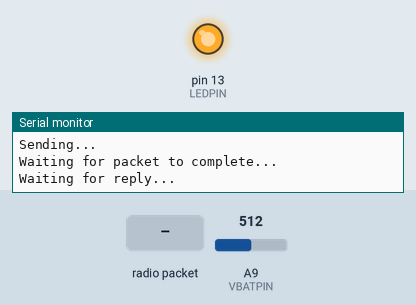
Recording of a sketch running on a simulated Arduino Mega 2560, built with avr-gcc and run on an emulated ATmega2560. Parts: output pins drawn as LEDs (lit = HIGH), the last lines printed to the serial monitor. Inputs (shaded band) come from the test bench; at power-on: A9 (VBATPIN) = 512. No radio packets arrive unless stated; pins used as bus, display or sensor lines are not drawn.

Above: at 1.4 s.
1.5 s: radio packet "1" arrives
At 2.9 s:
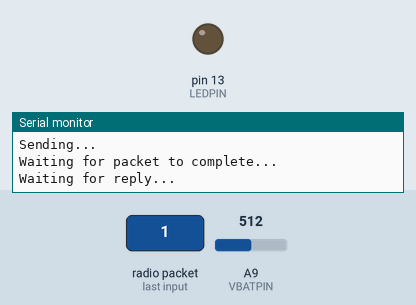
Timing chart, 0 to 13.4 s (numbered marks = the images above; inputs shaded):
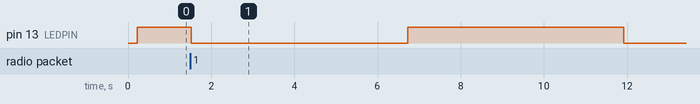

The sketch:

Arduino_Junior_IOT_2018_2_Lora32u4_radio_test.ino
```cpp
//
// from https://learn.adafruit.com/adafruit-feather-32u4-radio-with-lora-radio-module/downloads?view=all#transmitter-example-code
//

// Feather9x_TX
// -*- mode: C++ -*-
// Example sketch showing how to create a simple messaging client (transmitter)
// with the RH_RF95 class. RH_RF95 class does not provide for addressing or
// reliability, so you should only use RH_RF95 if you do not need the higher
// level messaging abilities.
// It is designed to work with the other example Feather9x_RX

#include <SPI.h>
#include <RH_RF95.h>

/* for feather32u4 */  // this is what we use in Junior IOT Challenge 2018 by Dataschrift & Kaasfabriek Alkmaar
#define RFM95_CS 8
#define RFM95_RST 4
#define RFM95_INT 7

// Change to 434.0 or other frequency, must match RX's freq!
// You can dial in the frequency you want the radio to communicate on, such as 915.0, 434.0 or 868.0 or any number really. Different countries/ITU Zones have different ISM bands so make sure you're using those or if you are licensed, those frequencies you may use
#define RF95_FREQ 868.0   // this is what we use in Junior IOT Challenge 2018 by Dataschrift & Kaasfabriek Alkmaar

// Singleton instance of the radio driver
RH_RF95 rf95(RFM95_CS, RFM95_INT);

#define VBATPIN A9
#define LEDPIN 13

void setup()
{
  pinMode(LEDPIN, OUTPUT);

  pinMode(RFM95_RST, OUTPUT);
  digitalWrite(RFM95_RST, HIGH);

  //while (!Serial); // this blocks execute if not connected
  delay(100);
  Serial.begin(9600);
  delay(100);

  Serial.println("Feather LoRa TX Test!");

  // manual reset
  digitalWrite(RFM95_RST, LOW);
  delay(10);
  digitalWrite(RFM95_RST, HIGH);
  delay(10);

  if (!rf95.init()) {
    Serial.println("LoRa radio init failed");
    //while (1);
    halt_stressed();
  }
  Serial.println("LoRa radio init OK!");

  // Defaults after init are 434.0MHz, modulation GFSK_Rb250Fd250, +13dbM
  if (!rf95.setFrequency(RF95_FREQ)) {
    Serial.println("setFrequency failed");
    //while (1);
    halt_stressed();
  }
  Serial.print("Set Freq to: ");
  Serial.println(RF95_FREQ);

  // Defaults after init are 434.0MHz, 13dBm, Bw = 125 kHz, Cr = 4/5, Sf = 128chips/symbol, CRC on

  // The default transmitter power is 13dBm, using PA_BOOST.
  // If you are using RFM95/96/97/98 modules which uses the PA_BOOST transmitter pin, then
  // you can set transmitter powers from 5 to 23 dBm:
  rf95.setTxPower(23, false);
}

int16_t packetnum = 0;  // packet counter, we increment per xmission

void loop() {
  digitalWrite(LEDPIN, !digitalRead(LEDPIN));

  // preparing to send a message to everyone
  float measuredvbat = analogRead(VBATPIN);
  measuredvbat *= 2;                  // we divided by 2, so multiply back
  measuredvbat *= 3.3;                // Multiply by 3.3V, our reference voltage
  measuredvbat /= 1024;               // convert to voltage
  int vbat = measuredvbat * 1000;     // convert to mV
  Serial.print("VBat: " );
  Serial.print(vbat);
  Serial.println(" miliVolt");

  char radiopacket[40] = "Hello World #       Vbatt= #       mV  ";
  int radiopacket_strlen=sprintf(radiopacket, "Hello World #%d Vbatt= %d mV ",packetnum++,vbat);
  Serial.print("Sending "); Serial.println(radiopacket);
  radiopacket[radiopacket_strlen] = 0; // last char was nulled by sprintf?

  Serial.println("Sending..."); delay(10);
  rf95.send((uint8_t *)radiopacket, 40);

  // now, sending is done. start listening
  Serial.println("Waiting for packet to complete..."); delay(10);
  rf95.waitPacketSent();
  // Now wait for a reply
  uint8_t buf[RH_RF95_MAX_MESSAGE_LEN];
  uint8_t len = sizeof(buf);

  Serial.println("Waiting for reply..."); delay(10);
  if (!rf95.waitAvailableTimeout(5000)) { Serial.println("Nothing received, is there anyone around?"); }
  else {
    // a message was received
    if (!rf95.recv(buf, &len)) { Serial.println("Receive buffer is empty."); }
    else {
      // message has a length
      RH_RF95::printBuffer("Received: ", buf, len);
      Serial.print("Got reply:                                 [");
      Serial.print((char*)buf);
      Serial.print("] RSSI: ");
      Serial.println(rf95.lastRssi(), DEC);
      // RSSI values, indication for Wifi: http://www.metageek.com/training/resources/understanding-rssi.html
      //   -45 dBm  =  60 cm distance
      //   -110 dBm  =  probably 200 meter in streets
      //   -120 dBm  =  not good
      //   -125 dBm  =  unusable
    }
  }

  // end loop
}

void halt_stressed() {
  while(1) {
    digitalWrite(LEDPIN, HIGH);
    delay(150);
    digitalWrite(LEDPIN, LOW);
    delay(50);
  }
}
```
